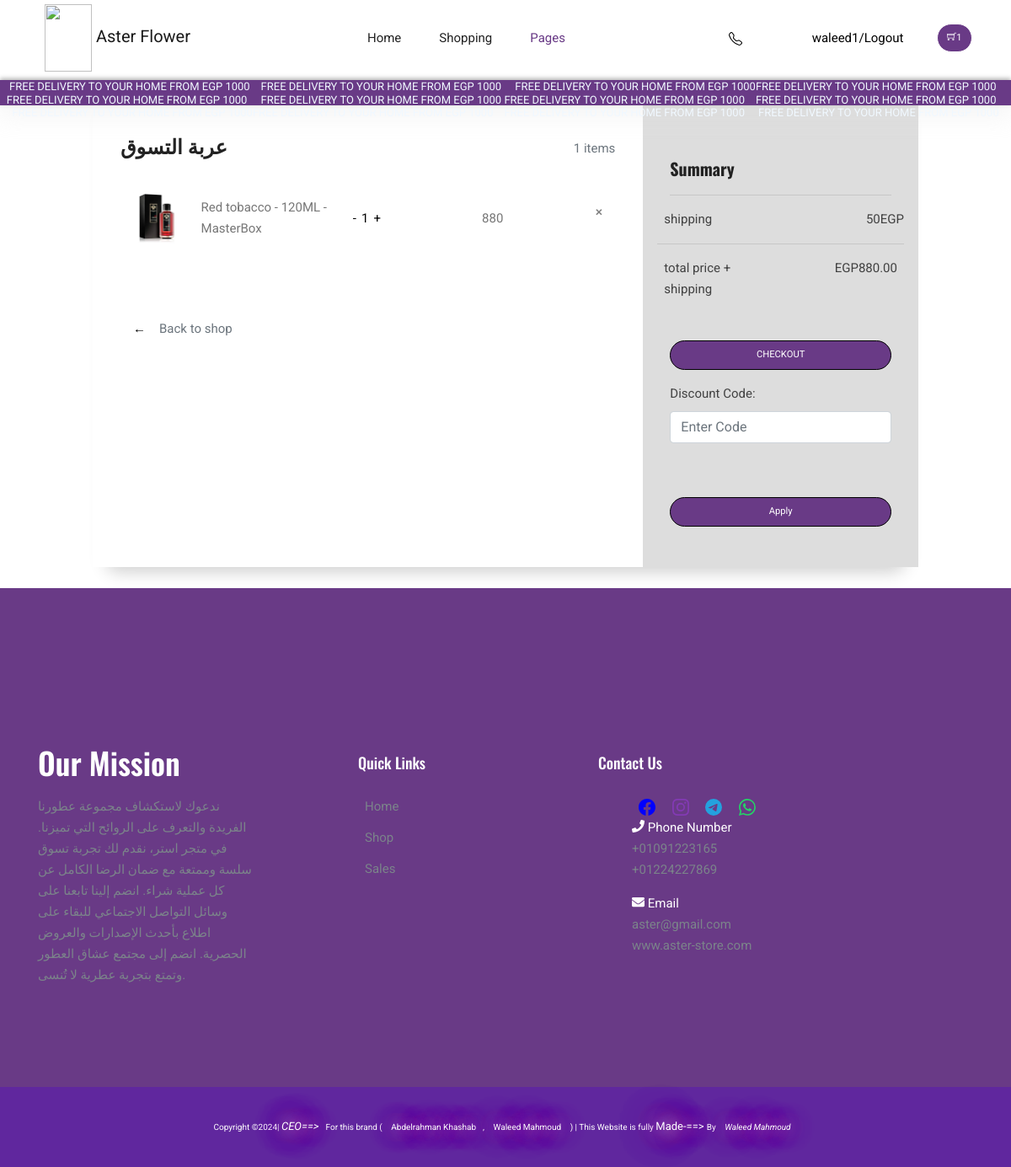
Screenshot of /cart/ (signed in) with the database file from the repository.
### home/models.py (models this page shows, shortened)
class CartItem(models.Model):
    ProductVariation = models.ForeignKey(ProductVariation, on_delete=models.CASCADE)
    quantity = models.PositiveIntegerField(default=0)
    user = models.ForeignKey(User, on_delete=models.CASCADE,null=True)
    device = models.CharField(max_length=100)
    gu = models.ForeignKey(gust, on_delete=models.CASCADE,null=True)
    date_added = models.DateTimeField(auto_now_add=True)
    session = models.CharField(max_length=100)

class ProductVariation(models.Model):
    gender = (
        ('m',"male"),
        ('f',"female"),
        ('u',"unisex"),
    )
    brands = (
        ('v',"versatsse"),
        ('d',"dior"),
        ('M',"Mancera"),
    )
    brand = models.CharField(max_length=1,choices= brands)
    product = models.ForeignKey(product, related_name='variations', on_delete=models.CASCADE)
    size = models.ForeignKey(size,on_delete=models.CASCADE,default=0,null=True)
    type = models.ForeignKey(kind,on_delete=models.CASCADE,default=0,null=True)
    price = models.DecimalField(max_digits=10, decimal_places=2)
    discount=models.DecimalField(default=0,decimal_places=2,max_digits=6)
    ava=models.ForeignKey(checked,on_delete=models.CASCADE)
    genders = models.CharField(max_length=1,choices= gender)
    Category=models.ForeignKey(Category,on_delete=models.CASCADE,default=0,null=True)
    def __str__(self):
        return f"{self.product.name} - {self.size} - {self.type}"

class product(models.Model):
    name=models.CharField(max_length=50)
    image= ResizedImageField(size=[ 900, 1000],crop= ["middle", "center"],upload_to="uploads/product", force_format='PNG')
    descretion=models.CharField(max_length=250,default="",blank=True,null=True)

class size(models.Model):
    name = models.CharField(max_length=50)
    def __str__(self) :
        return self.name

class kind(models.Model):
    name = models.CharField(max_length=50)
    def __str__(self) :
        return self.name

### home/views.py (the view)
# urls.py: path('cart/', views.view_cart, name='view_cart'),
def view_cart(request):
    cart_items = ()
    if request.user.is_authenticated:
        cart_items = CartItem.objects.filter(user=request.user)
    else:
        device = request.COOKIES['device']
        cart_items = (CartItem.objects.filter(device=device))
    if request.method == 'POST':
        form = DiscountCodeForm(request.POST)
        if form.is_valid():
            code = form.cleaned_data['code']
            try:
                discount_code = DiscountCode.objects.get(code=code, active=True)
                if discount_code.is_valid():
                    request.session['discount_code'] = discount_code.code
                    request.session['discount_percent'] = discount_code.discount_percent
                    return redirect('check')  # Redirect to your checkout page or any other page
                else:
                    form.add_error('code', 'This discount code is not valid or has expired.')
            except DiscountCode.DoesNotExist:
                form.add_error('code', 'This discount code does not exist.')
    else:
        form = DiscountCodeForm()
    total_price = sum(item.ProductVariation.discount * item.quantity for item in cart_items)
    return render(request, 'html/cart.html', {'cart_items': cart_items, 'total_price': total_price,'form': form})

### home/forms.py
class DiscountCodeForm(forms.Form):
    code = forms.CharField(max_length=20, label='Discount Code',widget=forms.TextInput(attrs={'class':'form-control', 'placeholder':'Enter Code'}))

### home/context_processors.py (called while the page is built, shortened)
def items_count(requset):
   if requset.user.is_authenticated:
      a = CartItem.objects.filter(user=requset.user).count()
      message = ("FREE DELIVERY TO YOUR HOME FROM EGP 1000")
      cart_items = CartItem.objects.filter(user=requset.user)
      total_price = sum(item.ProductVariation.discount * item.quantity for item in cart_items)
      offer = round(1000-total_price)
      if total_price > 1:
         offer = round(1000-total_price)
         message = ((str(offer))+"LEFT FOR THE FREE DELIVERY OFFER")
      if total_price >= 1000 :
         message = ("NOW YOU HAVE FREE DELIVERY")
      else :
            message = ("FREE DELIVERY TO YOUR HOME FROM EGP 1000")
      return {'items_count':a,'offer':message,"total_price":total_price}

### templates/html/cart.html (shortened to what this page needs)
{% load static %}
<!DOCTYPE html>
<html lang="en">
<head>
    <link rel="stylesheet" href="{% static 'vendors/bootstrap/bootstrap.min.css'%}">
    <link rel="stylesheet" href="{% static 'vendors/fontawesome/css/all.min.css' %}">
	<link rel="stylesheet" href="{% static 'vendors/themify-icons/themify-icons.css'%}">
	<link rel="stylesheet" href="{% static 'vendors/linericon/style.css'%}">
    <link rel="stylesheet" href="{% static 'vendors/owl-carousel/owl.theme.default.min.css'%}">
    <link rel="stylesheet" href="{% static 'vendors/owl-carousel/owl.carousel.min.css' %}">
    <link rel="stylesheet" href="{% static 'vendors/nice-select/nice-select.css' %}">
    <link rel="stylesheet" href="{% static 'vendors/nouislider/nouislider.min.css' %}">
    <link rel="stylesheet" href="{% static 'css/style.css' %}">
    <link rel="stylesheet" href="{% static 'css/shopping_Cart.css' %}">
</head>
<body>
 {% include "parts/navbar.html" %}
 <div class="card">
            <div class="row">
                <div  class="col-md-8 cart">
                    <div class="title">
                        <div class="row">
                            <div class="col"><h4><b>عربة التسوق</b></h4></div>
                            <div class="col align-self-center text-right text-muted">{{items_count}} items</div>
                        </div>
                    </div>
                    {% for item in cart_items %}
                    <div class="cart-item">
                        <div id="cart-item-{{ item.id }}"   class="row main align-items-center">
                            <div class="col-2"><img class="img-fluid" src="{{item.ProductVariation.product.image.url}}"></div>
                            <div class="col">
                                <div  id="name" class="row">{{ item.ProductVariation }}</div>
                            </div>
                            <div class="col info">
                                <button   class="decrease-btn" data-id="{{ item.ProductVariation.id }}" data-ic="{{ item.id }}"   style="border: none; background: none;">-</button><span style="color: black;" id="quantity-{{ item.id }}">{{ item.quantity }}</span><button  class="increase-btn" data-id="{{ item.id }}"  data-ic="{{ item.ProductVariation.id }}"  style="border: none; background: none;">+</button>
                            </div>
                            <div class="col"> {% widthratio item.quantity  1 item.ProductVariation.discount %}<span  data-id="{{ item.id }}" class="close delete-btn">&#10005;</span></div>
                        </div>
                    </div>
                    {% empty %}
                <p style="color: black;text-align: center;font-size: 20px;">عربة التسوق فارغة :(</p>
                <a class="btn"  href="{% url 'cag' %}">تشوف حاجة تانية ؟</a>
                    {% endfor %}
                    <tr class="bottom_button">
                    <div class="back-to-shop"><a href="{% url 'cag' %}">&leftarrow;</a><a href="{% url 'cag' %}"><span class="text-muted">Back to shop</span></a></div>
                </div>
                <div class="col-md-4 summary">
                    <div><h5><b>Summary</b></h5></div>
                    <hr>
                    <div class="row">
                        <p   class="free-shipping col" >shipping</p>
                        <P id="shipprice">50EGP</P>
                    </div>
                    <div class="row" style="border-top: 1px solid rgba(0,0,0,.1); padding: 2vh 0;">
                        <div class="col">total price + shipping</div>
                        <div id="total_price" class="col text-right"> EGP{{total_price}}</div>
                    </div>
                   <a class="btn" href="{% url 'check' %}">CHECKOUT</a>
                  <form method="post">
        {{ form.as_p }}
        <button class="btn" type="submit">Apply</button>
    </form>
                </div>
            </div>
        </div>
   {% include "parts/footer.html" %}
</body>
</html>

### templates/parts/navbar.html (shortened to what this page needs)
{% load static %}
<link
href="http://cdnjs.cloudflare.com/ajax/libs/font-awesome/4.3.0/css/font-awesome.css" rel="stylesheet"  type='text/css'>
  <link href="//maxcdn.bootstrapcdn.com/font-awesome/4.1.0/css/font-awesome.min.css" rel="stylesheet">
<link rel="stylesheet" type="text/css" href="https://cdn.jsdelivr.net/npm/toastify-js/src/toastify.min.css">
<head>
</head>
<header  class="header_area ">
    <div class="main_menu">
      <nav class="navbar navbar-expand-lg navbar-light">
        <div class="container">
          <a class="navbar-brand logo_h" href="{%url 'home' %}"><img src="{% static 'imgs/logo.png' %}" style="padding: 0;margin: 0;" width="80" height="80" alt=""> Aster Flower </a>
          <div class="collapse navbar-collapse offset" id="navbarSupportedContent">
            <ul class="nav navbar-nav menu_nav ml-auto mr-auto">
              <li class="nav-item"><a class="nav-link" href="{%url 'home' %}">Home</a></li>
              <li class="nav-item"><a class="nav-link" href="{%url 'cag' %}">shopping</a></li>
							<li class="nav-item active submenu dropdown">
                <a href="#" class="nav-link dropdown-toggle" data-toggle="dropdown" role="button" aria-haspopup="true"
                  aria-expanded="false">Pages</a>
              </li>
            </ul>
            <ul class="nav-shop">
              <li class="nav-item"><button><a href="tel:01098876907" alt="Call 01098876907"> </a></button></li>
               {% if user.is_authenticated %}
              <li class="nav-item"><a class="nav-link" href="{% url 'logout'%}">{{user.username}}/Logout</a></li>
               {% else %}
               <li class="nav-item"><a class="nav-link" href="{% url 'login'%}">Login/Register</a></li>
                {% endif %}
            </ul>
          </div>
          <a href="{% url 'view_cart' %}"><button class="btn btn-light" style="text-decoration: none;border-color: #fff;margin: 0%;width:120%"><i  class="ti-shopping-cart"></i><span  style="width: 50%;" id='count' class="nav-shop__circle">{{items_count}}</span></button> </a>
        </div>
      </nav>
    </div>
    <div class="center" style="  max-height: 30px; width: 100%; background-color: #693a86; color: aliceblue; text-align: center;  z-index: 1000;box-shadow: 0 -2px 5px rgba(0, 0, 0, 0.3);line-height: 1.2;" role="alert" >
      <marquee id="offer" style="font-size: 13px;margin-top: 5px;"> {{offer}}<span>  </span>{{offer}} <span>  </span> {{offer}}{{offer}}<span>  </span>{{offer}} <span>  </span> {{offer}} {{offer}}<span>  </span>{{offer}} <span>  </span> <span>  </span>{{offer}} <span>  </span> {{offer}}</marquee>
          </div>
  </header>
 <link rel="stylesheet" href="https://use.fontawesome.com/releases/v5.13.0/css/all.css">
<link href="https://maxcdn.bootstrapcdn.com/font-awesome/4.2.0/css/font-awesome.min.css" rel="stylesheet" media="screen" />

### aramatics/static/css/shopping_Cart.css (style rules this page uses)
.title { margin-bottom: 2vh; }
.card { margin: auto; max-width: 950px; width: 100%; box-shadow: 0 6px 20px 0 rgba(0, 0, 0, 0.19); border-radius: 1rem; border: transparent; }
.cart { background-color: #fff; padding: 4vh 5vh; }
.summary { background-color: #ddd; padding: 4vh; color: rgb(65, 65, 65); }
.title b { font-size: 1.5rem; }
.main { margin: 0; padding: 2vh 0; width: 100%; }
.col-2, .col { padding: 0 1vh; }
a { padding: 0 1vh; }
.close { margin-left: auto; font-size: 0.7rem; }
img { width: 3.5rem; }
.back-to-shop { margin-top: 4.5rem; }
h5 { margin-top: 4vh; }
hr { margin-top: 1.25rem; }
form { padding: 2vh 0; }
input { border: 1px solid rgba(0, 0, 0, 0.137); padding: 1vh; margin-bottom: 4vh; outline: none; width: 100%; background-color: rgb(247, 247, 247); }
a { color: black; }

### rows the page displays
CartItem: ProductVariation.product.image (picture), ProductVariation "Red tobacco - 120ML - MasterBox", quantity "1", quantity+ProductVariation "880"

### other values shown
{{ user.username }} "waleed1"
{{ items_count }} "1"
{{ offer }} "FREE DELIVERY TO YOUR HOME FROM EGP 1000"
{{ total_price }} "880.00"
